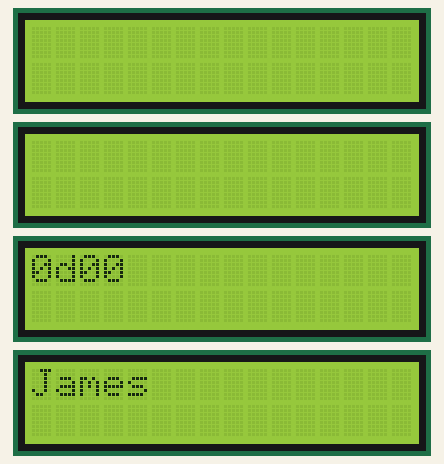
This sketch was run on a simulated Arduino Uno, built with avr-gcc and run on an emulated ATmega328P. Parts: 4 × 16×2 character LCD.

Above: at 0.3 s.
At 18.7 s:
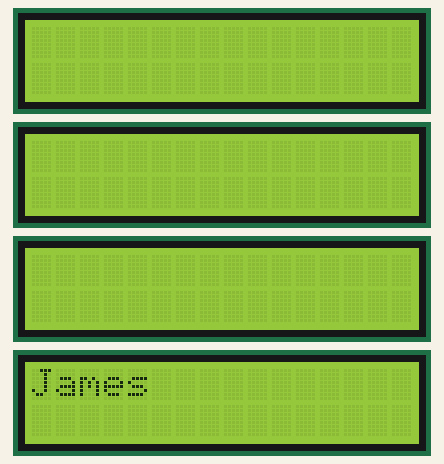
At 34.8 s:
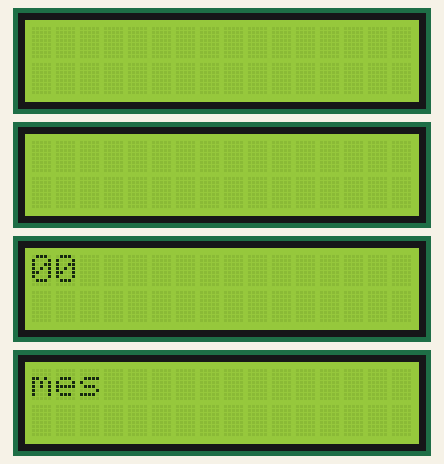
At 53.0 s:
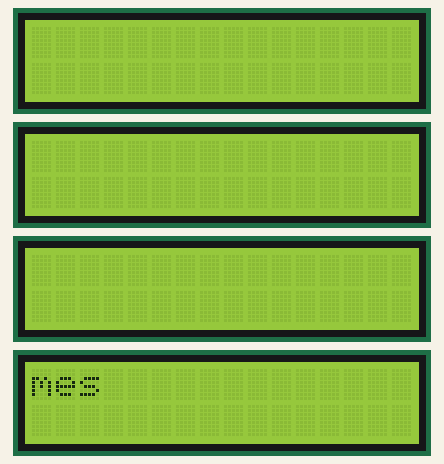
At 69.4 s:
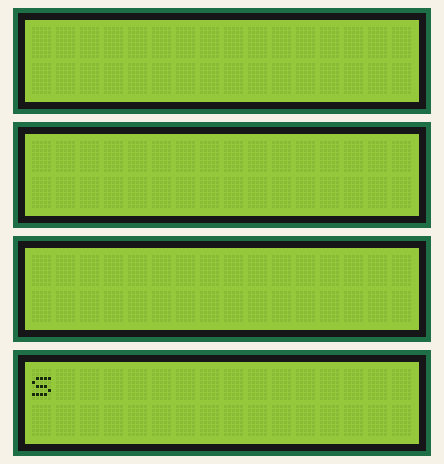
At 126.1 s:
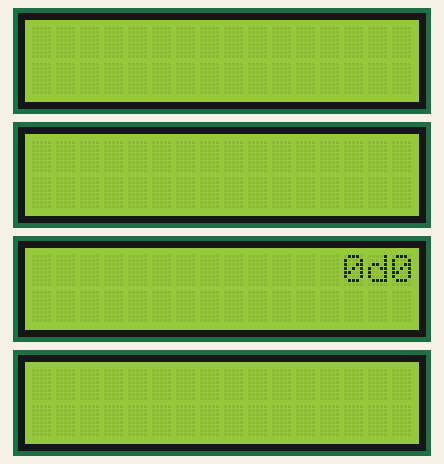

Measured:
- what the display in image 1 shows lasts 3.6 s, from 18.7 s to 22.3 s
- what the display in image 2 shows lasts 18.1 s, from 34.7 s to 52.8 s
- what the display in image 3 shows lasts 4.0 s, from 53.0 s to 57.0 s
- what the display in image 4 shows lasts 22.0 s, from 69.4 s to 91.4 s
- what the display in image 5 shows lasts 3.8 s, from 126.1 s to 129.9 s

The sketch:

code.ino
```cpp
/*
  LiquidCrystal Library - scrollDisplayLeft() and scrollDisplayRight()

 Demonstrates the use a 16x2 LCD display.  The LiquidCrystal
 library works with all LCD displays that are compatible with the
 Hitachi HD44780 driver. There are many of them out there, and you
 can usually tell them by the 16-pin interface.

 This sketch prints "Hello World!" to the LCD and uses the
 scrollDisplayLeft() and scrollDisplayRight() methods to scroll
 the text.

 This sketch prints "(>.<)" on displays, and scroll the string from one display to
 the other.

  The circuit:
 * LCD RS pin to digital pin 12
 * LCD Enable pin to digital pin 11,10,9,8
 * LCD D4 pin to digital pin 5
 * LCD D5 pin to digital pin 4
 * LCD D6 pin to digital pin 3
 * LCD D7 pin to digital pin 2
 * LCD R/W pin to ground
 * 10K resistor:
 * ends to +5V and ground
 * wiper to LCD VO pin (pin 3)

 Library originally added 18 Apr 2008
 by David A. Mellis
 library modified 5 Jul 2009
 by Limor Fried (http://www.ladyada.net)
 example added 9 Jul 2009
 by Tom Igoe
 modified 22 Nov 2010
 by Tom Igoe
 modified 7 Nov 2016
 by Arturo Guadalupi

  This sketch is written by Chase Chen for Westview AP Physics C Final Arudino project

*/

// include the library code:
#include <LiquidCrystal.h>

// initialize the library by associating any needed LCD interface pin
// with the arduino pin number it is connected to
const int rs = 12, en1 = 11, d4 = 5, d5 = 4, d6 = 3, d7 = 2;
const int en2 = 10;
const int en3 = 9;
const int en4 = 8;
const String my_string = "(>.<)";
int counter = 0;
LiquidCrystal lcd1(rs, en1, d4, d5, d6, d7);
LiquidCrystal lcd2(rs, en2, d4, d5, d6, d7);
LiquidCrystal lcd3(rs, en3, d4, d5, d6, d7);
LiquidCrystal lcd4(rs, en4, d4, d5, d6, d7);

void printToDisplay(String a, int c, int r, LiquidCrystal lcd){
  /*
    This function print the string to the display without saving the previous string.
    Args:
      String a :  a string to display
      int c: the column position
      int r: the row position
      LiquidCrystal lcd: the lcd object
  */
  lcd.noDisplay();
  lcd.clear();
  lcd.setCursor(c, r);
  lcd.print(a);
  lcd.display();
}

void hide(String a, int r,LiquidCrystal lcd, int dir){
  /*
    This funciton hide the string to the left or to the right of the display
    Args:
      String a: the string to display
      int r: the row input
      LIquidCrystal lcd: lcd object
      int dir: direciton of hiding, either left or right, (+ or -)
  */

  lcd.noDisplay();
  lcd.clear();
  lcd.setCursor(0, r);
  if(dir>0){
    lcd.setCursor(0, r);
    lcd.print(a);
    for(int i=0; i< a.length();i++){
      lcd.scrollDisplayLeft();
    }
  }else{
    lcd.setCursor(16-a.length(), r);
    lcd.print(a);
    for(int i=0; i< a.length();i++){
      lcd.scrollDisplayRight();
    }
  }

  lcd.display();
}
void setup() {
  // set up the LCD's number of collumns and rows:
  lcd1.begin(16, 2);
  lcd2.begin(16, 2);
  lcd3.begin(16, 2);
  lcd4.begin(16, 2);

  // Print a message to the LCD for initialization and testing.
  //lcd1.print("HELLO");
  printToDisplay("chase",0,1,lcd1);
  //printToDisplay("0721",6,0,lcd2);
  hide("0721",0,lcd2,1);
  //lcd2.print("0721");
  lcd3.print("0d00");
  lcd4.print("James");
  delay(1000);
}

void loop() {
  // to move it offscreen left:
  hide(my_string,0,lcd1,1);
  hide(my_string,0,lcd2,1);
  // reverse hide location for lcd 3 and 4 due to mounting
  hide(my_string,1,lcd3,-1);
  hide(my_string,1,lcd4,-1);

  // move from the first lcd row 0(top left)
  for(int i=0;i<16+my_string.length();i++){
    lcd1.scrollDisplayRight();
    delay(200);
  }

  // move from the second lcd row 0(top right)
  for(int i=0;i<16+my_string.length();i++){
    lcd2.scrollDisplayRight();
    delay(200);
  }

  // hide string on row 1
  hide(my_string,1,lcd1,1);
  hide(my_string,1,lcd2,1);

  // move from the first lcd row 1
  for(int i=0;i<16+my_string.length();i++){
    lcd1.scrollDisplayRight();
    delay(200);
  }

  //move from the second lcd row 1
  for(int i=0;i<16+my_string.length();i++){
    lcd2.scrollDisplayRight();
    delay(200);
  }

  // move from the third lcd row 1
  for(int i=0;i<16+my_string.length();i++){
    lcd3.scrollDisplayLeft();
    delay(200);
  }

  // move from the forth lcd row 1
  for(int i=0;i<16+my_string.length();i++){
    lcd4.scrollDisplayLeft();
    delay(200);
  }

  // get ready for the second row
  hide(my_string,0,lcd3,-1);
  hide(my_string,0,lcd4,-1);

  // move from the third lcd row 0
  for(int i=0;i<16+my_string.length();i++){
    lcd3.scrollDisplayLeft();
    delay(200);
  }

  // move from the fourth lcd row 0
  for(int i=0;i<16+my_string.length();i++){
    lcd4.scrollDisplayLeft();
    delay(200);
  }

  // delay at the end of the full loop:
  delay(1000);

}
```
